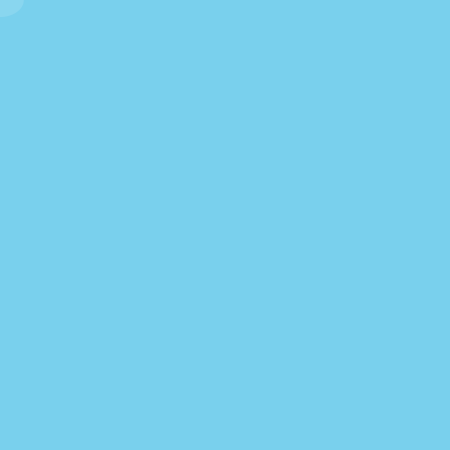
Frame 1 (no input)
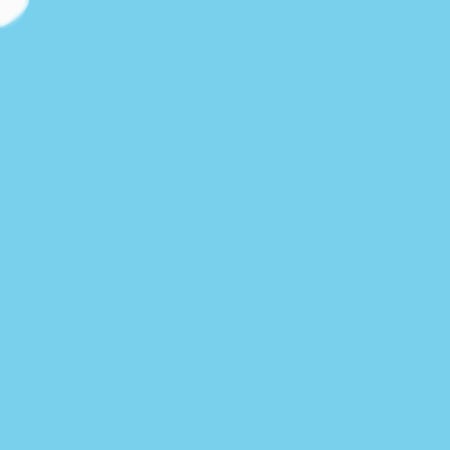
Frame 60 (the mouse pressed at the canvas centre just before this capture)
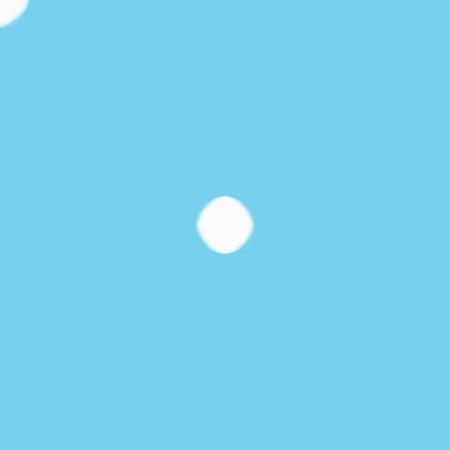
Frame 120 (the mouse held since frame 60 and released just before this capture)

The Processing sketch that drew these frames (run headless with seeded random() and noise(); from frame 60 on, the mouse is pressed at the canvas centre):

// Processing sketch: processing_55119
// ── processing_55119.pde

void setup() {
  size (450,450);
  background (#79d0ed);
  smooth();
}

void draw() {
  noStroke();
  fill(255,30);
  ellipseMode(CENTER);
  ellipse(mouseX,mouseY,random(25,60),random(25,60));
}

void keyPressed(){
  tint (255,20);
}
 

void mouseClicked() {
  if (mouseButton == LEFT) {
    background (#79d0ed);
  }
}
